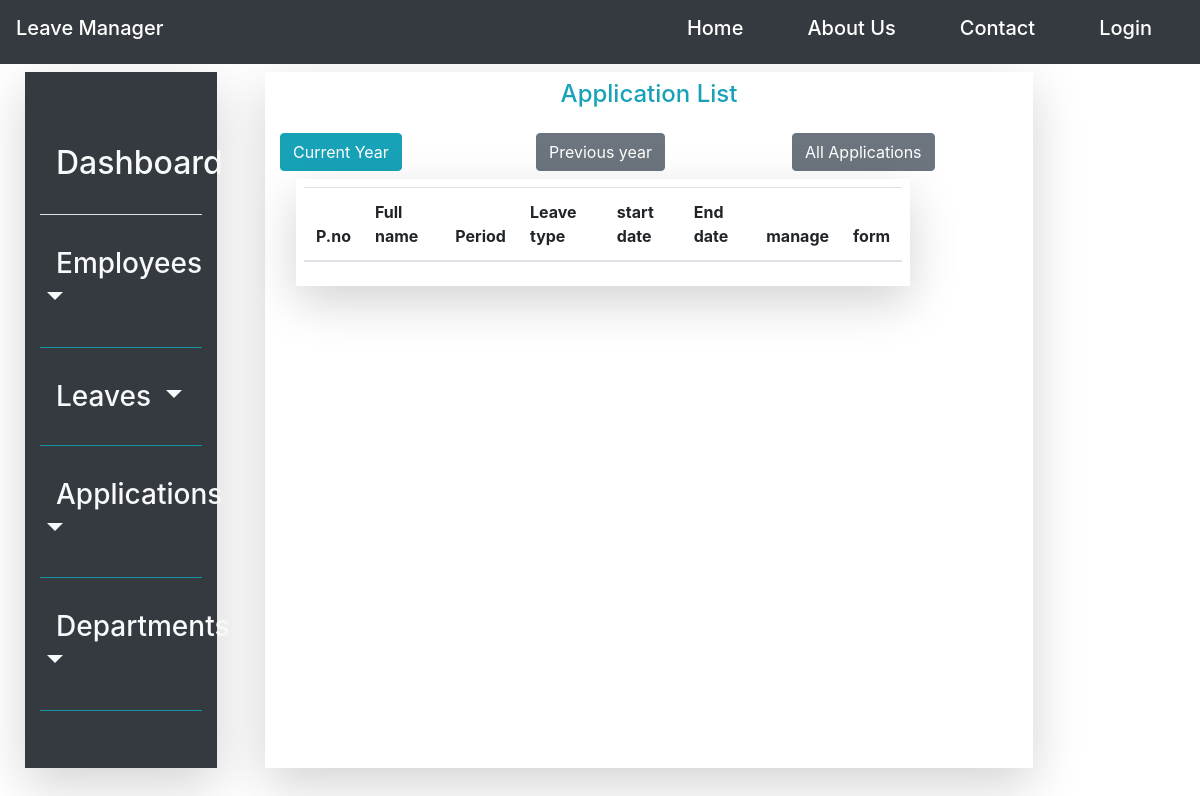
Before: /application/list with the older database file.
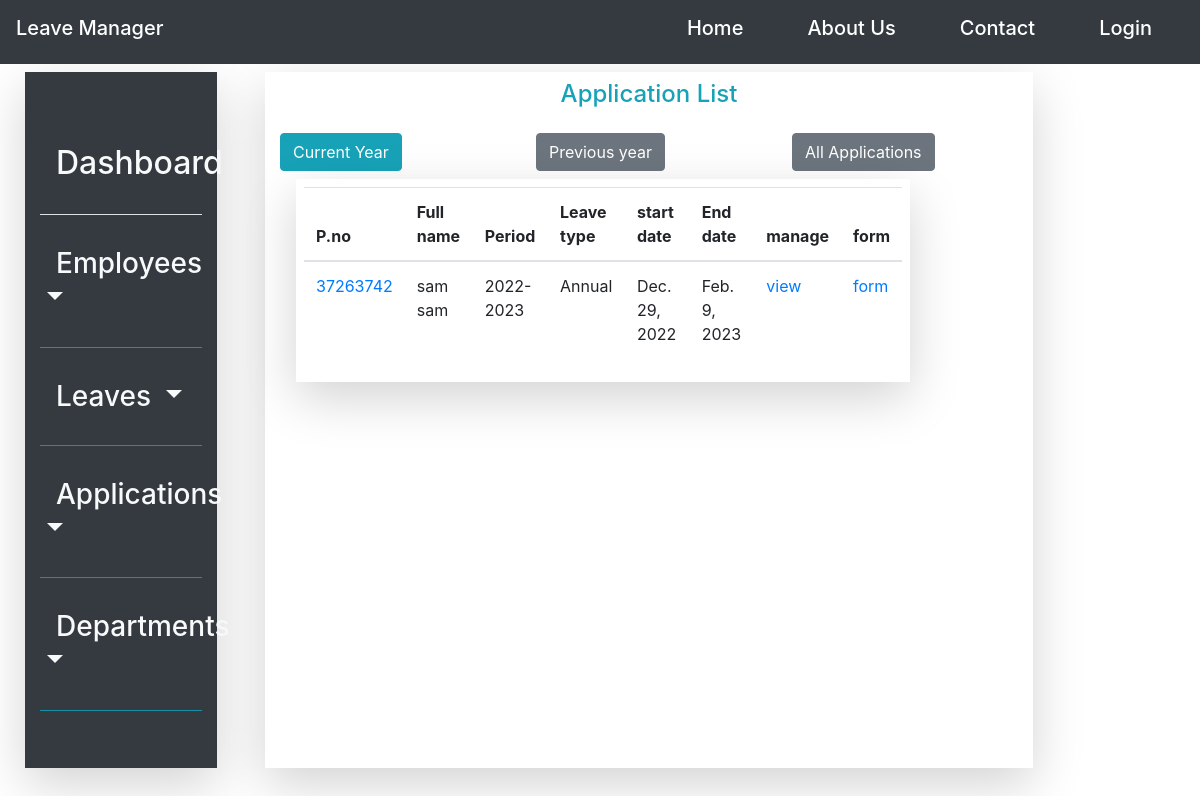
After: the same page with the newer database file.
### leave_management_app/models.py (models this page shows, shortened)
class Leave_application(models.Model):
    Applicant = models.ForeignKey(Employee, null=True, on_delete=models.SET_NULL)
    financial_year = models.CharField(max_length=10)
    leave_type = models.ForeignKey(Leave_type, on_delete=models.CASCADE)
    medical_certificate = models.BooleanField(default=False)
    no_of_days_applied = models.IntegerField(default=30)
    leave_application_date = models.DateTimeField(default=timezone.now)
    leave_starting_date = models.DateField()
    leave_end_date = models.DateField()

class Employee(models.Model):
    emp_personal_no = models.CharField(max_length=20, primary_key=True)
    employee_firstname = models.CharField(max_length=20)
    employee_lastname = models.CharField(max_length=20)
    employee_email = models.EmailField()
    employee_department_id = models.ForeignKey(Department, on_delete=models.CASCADE, null=True)
    employee_designation = models.CharField(max_length=20)
    employee_gender = models.CharField(choices=gender, max_length=6)
    employee_category = models.CharField(choices=employee_category_list, max_length=10)
    date_created = models.DateTimeField(default=timezone.now)
    date_employed = models.DateField()
    is_active = models.BooleanField(default=True)
    def __str__(self):
        return self.fullname()
    def fullname(self):
        return '{} {}'.format(self.employee_firstname, self.employee_lastname)

class Leave_type(models.Model):
    leave_type_name = models.CharField(choices=leave_category_list, max_length=30)
    leave_duration = models.CharField(default='30/36 days', max_length=30)
    leave_type_description = models.TextField()
    def __str__(self):
        return self.leave_type_name

### leave_management_app/views.py (the view)
# urls.py: path('application/list', ApplicationListview.as_view(), name='current_year_applications'),
class ApplicationListview(ListView):
    model = Leave_application
    context_object_name = 'applications'
    ordering = '-leave_application_date'
    template_name = 'leave_application_list'
    paginate_by = 10
    def get_queryset(self):
        qs = super().get_queryset()
        return qs.filter(financial_year=current_financial_year)

### leave_management_app/templates/leave_management_app/leave_application_list.html (shortened to what this page needs)
{%extends 'leave_management_app/base.html'%}
    {%block content%}
<div class="row p-4" style="height: 95vh; width: 100%; background-color: white; background-attachment: fixed;">
        {%block navbar%}
            {%include 'navigation/sidenav.html'%}
        {%endblock navbar%}
    <div class="col-lg-8 mt-3 ml-5 shadow-lg">
        <div class="py-2 text-center"><label class="text-info h4">Application List</label></div>
    	<div class="row py-2">
                <div class="col-4">
					<a href="{%url 'current_year_applications'%}" class="btn btn-info">Current Year</a>
				</div>
                <div class="col-4">
					<a href="{%url 'previous_year_applications'%}" class="btn btn-secondary">Previous year</a>
				</div>
                <div class="col-4">
					<a class="btn btn-secondary" href="{%url 'all_leave_applications'%}">All Applications</a>
				</div>
        </div>
        <div class="row ml-3">
        <div class="col-md-10 p-2 shadow-lg">
            <table class="table">
              <thead>
                <tr>
                  <th scope="col">P.no</th>
                  <th scope="col">Full name</th>
                  <th scope="col">Period</th>
                  <th scope="col">Leave type</th>
                  <th scope="col">start date</th>
                   <th scope="col">End date</th>
                    <th scope="col">manage</th>
                    <th scope="col">form</th>
                </tr>
              </thead>
              <tbody>
              {%for application in applications %}
                <tr>
                  <td><a href="#">{{application.Applicant_id}}</a></td>
                  <td>{{application.Applicant}}</td>
                  <td>{{application.financial_year}}</td>
                  <td>{{application.leave_type}}</td>
                  <td>{{application.leave_starting_date}}</td>
                  <td>{{application.leave_end_date}}</td>
                  <td><a class="" href="{%url 'leave_application_detail' application.id%}">view</a></td>
                  <td><a class="" href="{%url 'application_form' application.id%}">form</a></td>
                </tr>
                {% endfor %}
              </tbody>
            </table>
        </div>
    </div>
    </div>
</div>
{%endblock content%}

Changed rows visible on the page:
added Leave_application: Applicant_id "37263742", Applicant "sam sam", financial_year "2022-2023", leave_type "Annual", leave_starting_date "Dec. 29, 2022", leave_end_date "Feb. 9, 2023"
